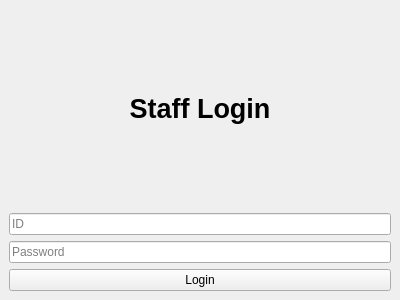
<?xml version="1.0" encoding="UTF-8"?>
<ui version="4.0">
 <class>StaffLoginWindow</class>
 <widget class="QMainWindow" name="StaffLoginWindow">
  <property name="geometry">
   <rect><x>0</x><y>0</y><width>400</width><height>300</height></rect>
  </property>
  <property name="windowTitle"><string>Staff Login</string></property>
  <widget class="QWidget" name="centralwidget">
   <layout class="QVBoxLayout" name="verticalLayout">
    <item>
     <widget class="QLabel" name="title_label">
      <property name="text"><string>Staff Login</string></property>
      <property name="alignment"><set>Qt::AlignCenter</set></property>
      <property name="styleSheet">
       <string notr="true">font-size: 20pt; font-weight: bold;</string>
      </property>
     </widget>
    </item>
    <item>
     <widget class="QLineEdit" name="id_input">
      <property name="placeholderText"><string>ID</string></property>
     </widget>
    </item>
    <item>
     <widget class="QLineEdit" name="pw_input">
      <property name="placeholderText"><string>Password</string></property>
      <property name="echoMode"><enum>QLineEdit::Password</enum></property>
     </widget>
    </item>
    <item>
     <widget class="QPushButton" name="login_btn">
      <property name="text"><string>Login</string></property>
      <property name="minimumHeight"><number>40</number></property>
     </widget>
    </item>
   </layout>
  </widget>
 </widget>
 <resources/>
 <connections/>
</ui>
